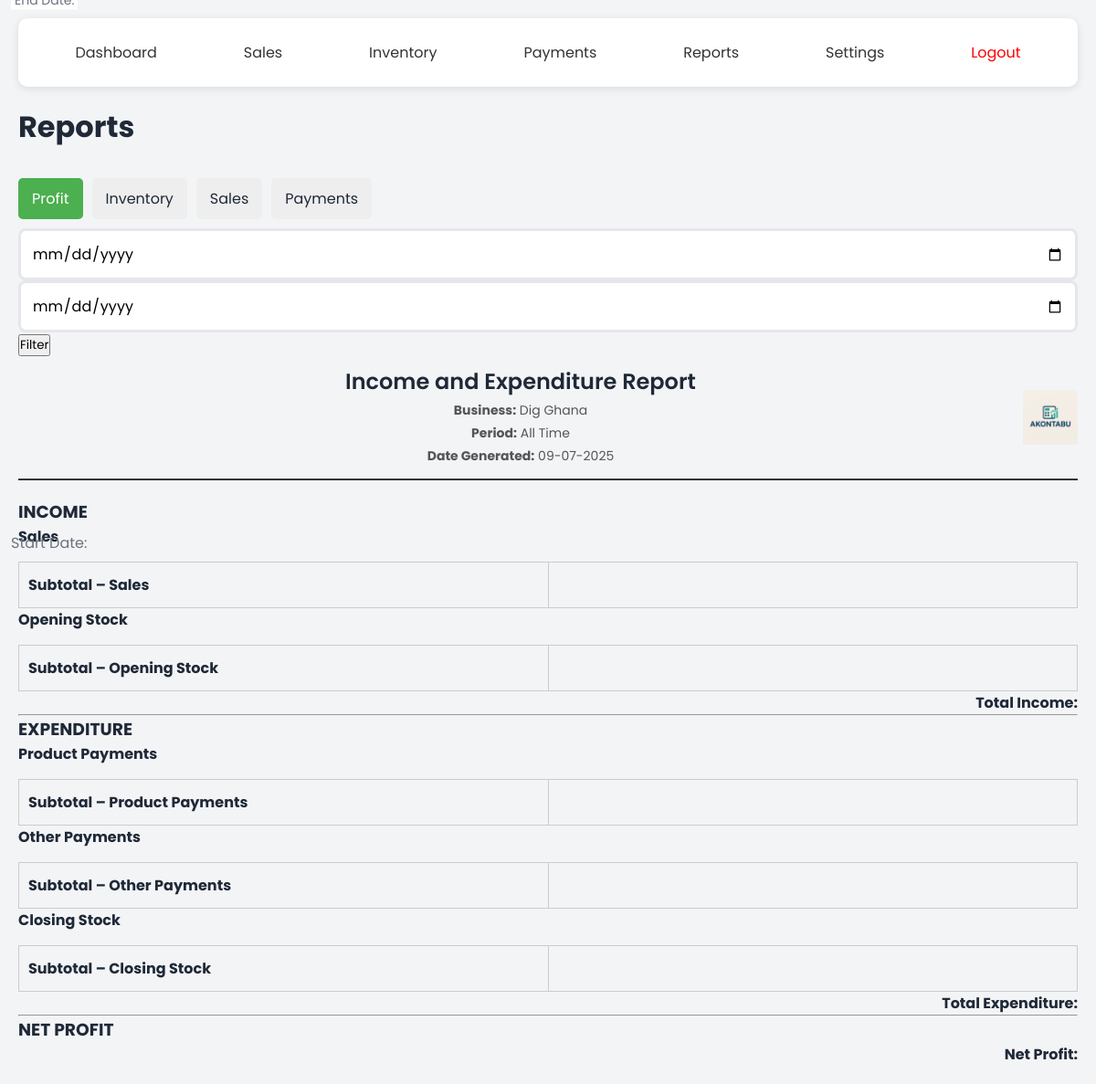
The app's page /reports (signed in) with its own data.
### models/user.py (models this page shows, shortened)
class User(UserMixin, db.Model):
    __tablename__ = 'users'
    id = db.Column(db.Integer, primary_key=True)
    business_name = db.Column(db.String(100))
    name = db.Column(db.String(100), nullable=False)
    email = db.Column(db.String(120), unique=True, nullable=False)
    password_hash = db.Column(db.String(200))
    created_at = db.Column(db.DateTime, default=datetime.utcnow)
    currency_code = db.Column(db.String(5), default='GHS')  # e.g., 'GHS', 'USD', etc.
    logo_path = db.Column(db.String(255))
    products = db.relationship('Product', backref='user', lazy=True, cascade='all, delete-orphan')
    sales = db.relationship('Sale', backref='user', lazy=True, cascade='all, delete-orphan')
    payments = db.relationship('Payment', backref='user', lazy=True, cascade='all, delete-orphan')

### app.py (the view, shortened to what this page needs)
@app.route('/reports')
@login_required
def reports():
    start = request.args.get('start')
    end = request.args.get('end')
    tab = request.args.get('tab', 'profit')  # Track active tab
    def date_filter(query, model):
        return query
    sales = date_filter(Sale.query.filter_by(user_id=current_user.id), Sale).all()
    payments = date_filter(Payment.query.filter_by(user_id=current_user.id), Payment).all()
    inventory = Product.query.filter_by(user_id=current_user.id).all()
    inventory_data = [{
        'name': p.name,
        'quantity': p.quantity,
        'cost_price': p.cost_price,
        'selling_price': p.selling_price,
        'value': p.cost_price * p.quantity
    } for p in inventory]
    total_inventory_cost = sum(p['quantity'] * p['cost_price'] for p in inventory_data)
    total_expected_sales = sum(p['quantity'] * p['selling_price'] for p in inventory_data)
    total_revenue = sum(s.price * s.quantity for s in sales)
    total_payments = sum(p.amount for p in payments)
    sales_total = sum(s.quantity * s.price for s in sales)
    payments_total = sum(p.amount for p in payments)
    profit = total_revenue - total_payments
    return render_template(
        'reports.html',
        sales=sales,
        total_inventory_cost=total_inventory_cost,
        total_expected_sales=total_expected_sales,
        payments=payments,
        inventory_data=inventory_data,
        total_revenue=total_revenue,
        total_payments=total_payments,
        payments_total=payments_total,
        sales_total=sales_total,
        profit=profit,
        start=start,
        end=end,
        now=datetime.now(),
        tab=tab
    )

### app.py (called while the page is built)
@app.template_filter('currency')
def format_currency_filter(value, currency=None):
    if not value:
        return ''
    if not currency:
        currency = getattr(current_user, 'currency_code', 'GHS')  # ✅ Correct field
    try:
        return format_currency(value, currency, locale='en')
    except:
        return f"{currency} {value:,.2f}"

@app.before_request
def load_user():
    if 'user_id' in session:
        g.user = db.session.get(User, session['user_id'])

@login_manager.user_loader
def load_user(user_id):
    return User.query.get(int(user_id))  # assuming you're using SQLAlchemy and User has an id

@app.context_processor
def inject_user():
    return dict(current_user=current_user)

### templates/reports.html (shortened to what this page needs)
<!DOCTYPE html>
<html lang="en">
<head>
  <link rel="stylesheet" href="{{ url_for('static', filename='css/styles.css') }}">
  <link rel="stylesheet" href="https://cdn.jsdelivr.net/npm/bootstrap-icons@1.10.5/font/bootstrap-icons.css">
</head>
<body>
  <div class="dashboard-container">
    <div class="nav-bar">
      <div class="nav-links">
        <a href="{{ url_for('dashboard') }}" class="nav-link">Dashboard</a>
        <a href="{{ url_for('sales') }}" class="nav-link">Sales</a>
        <a href="{{ url_for('inventory') }}" class="nav-link">Inventory</a>
        <a href="{{ url_for('payments') }}" class="nav-link">Payments</a>
        <a href="{{ url_for('reports') }}" class="nav-link">Reports</a>
        <a href="{{ url_for('settings') }}" class="nav-link">Settings</a>
        <a href="{{ url_for('logout') }}" class="nav-link" style="color:red;">Logout</a>
      </div>
    </div>
        <h1>Reports</h1>
    <div class="tabs">
      <div class="tab" data-tab="profit">Profit</div>
      <div class="tab" data-tab="inventory">Inventory</div>
      <div class="tab" data-tab="sales">Sales</div>
      <div class="tab" data-tab="payments">Payments</div>
    </div>
    <form method="get" action="{{ url_for('reports') }}" class="row g-3 mb-3">
      <div>
        <label>Start Date:</label>
        <input type="date" name="start" value="{{ start }}">
        <label>End Date:</label>
        <input type="date" name="end" value="{{ end }}">
        <button type="submit" class="btn btn-primary">Filter</button>
      </div>
    </form>
    <div id="profit" class="tab-content active">
        {% include 'reports/partials/profit.html' %}
    </div>
  </div>
</body>
</html>

### templates/reports/partials/profit.html (shortened to what this page needs)
<div class="report-header">
    <div class="report-info">
        <h2>{{ report_title or "Income and Expenditure Report" }}</h2>
        <p><strong>Business:</strong> {{ current_user.business_name or "AKONTABU" }}</p>
        {% if start and end %}
        <p><strong>Period:</strong> {{ start }} to {{ end }}</p>
        {% else %}
        <p><strong>Period:</strong> All Time</p>
        {% endif %}
        <p><strong>Date Generated:</strong> {{ now.strftime('%d-%m-%Y') }}</p>
    </div>
    {% if current_user.logo_path %}
    <img src="{{ url_for('static', filename=current_user.logo_path) }}" class="logo">
    {% endif %}
</div>
<h3>INCOME</h3>
<p><strong>Sales</strong></p>
<table style="width:100%; border-collapse: collapse;">
    <tbody>
        <tr>
            <td><strong>Subtotal – Sales</strong></td>
            <td style="text-align: right;"><strong>{{ total_sales | currency }}</strong></td>
        </tr>
    </tbody>
</table>
<p><strong>Opening Stock</strong></p>
<table style="width:100%; border-collapse: collapse;">
    <tbody>
        <tr>
            <td><strong>Subtotal – Opening Stock</strong></td>
            <td style="text-align: right;"><strong>{{ total_opening_stock | currency }}</strong></td>
        </tr>
    </tbody>
</table>
<p style="text-align: right;"><strong>Total Income:</strong> {{ total_income | currency }}</p>
<hr>
<h3>EXPENDITURE</h3>
<p><strong>Product Payments</strong></p>
<table style="width:100%; border-collapse: collapse;">
    <tbody>
        <tr>
            <td><strong>Subtotal – Product Payments</strong></td>
            <td style="text-align: right;"><strong>{{ total_product_payments | currency }}</strong></td>
        </tr>
    </tbody>
</table>
<p><strong>Other Payments</strong></p>
<table style="width:100%; border-collapse: collapse;">
    <tbody>
        <tr>
            <td><strong>Subtotal – Other Payments</strong></td>
            <td style="text-align: right;"><strong>{{ total_other_payments | currency }}</strong></td>
        </tr>
    </tbody>
</table>
<p><strong>Closing Stock</strong></p>
<table style="width:100%; border-collapse: collapse;">
    <tbody>
        <tr>
            <td><strong>Subtotal – Closing Stock</strong></td>
            <td style="text-align: right;"><strong>{{ total_closing_stock | currency }}</strong></td>
        </tr>
    </tbody>
</table>
<p style="text-align: right;"><strong>Total Expenditure:</strong> {{ total_expenditure | currency }}</p>
<hr>
<h3>NET PROFIT</h3>
<p style="text-align: right;"><strong>Net Profit:</strong> {{ net_profit | currency }}</p>

### static/css/styles.css (style rules this page uses)
:root { --primary-color: #2563eb; --secondary-color: #1e40af; --text-color: #1f2937; --error-color: #dc2626; --success-color: #059669; --background-color: #f3f4f6; }
* { margin: 0; padding: 0; box-sizing: border-box; font-family: 'Poppins', sans-serif; }
body { background-color: var(--background-color); color: var(--text-color); min-height: 100vh; }
h1 { font-size: 2rem; margin-bottom: 2rem; color: var(--text-color); }
input, select { width: 100%; padding: 0.75rem; border: 3px solid #e5e7eb; border-radius: 0.5rem; font-size: 1rem; transition: all 0.3s ease; box-shadow: #0B3D2E; }
label { position: absolute; left: 0.75rem; top: 50%; transform: translateY(-50%); color: #6b7280; transition: all 0.3s ease; pointer-events: none; }
input:focus ~ label, input:not(:placeholder-shown) ~ label { top: 0; font-size: 0.875rem; background-color: white; padding: 0 0.25rem; }

### templates/reports.html (style rules this page uses)
.dashboard-container { max-width: 1200px; margin: 0 auto; padding: 20px; }
.nav-bar { background: #fff; padding: 15px; border-radius: 10px; box-shadow: 0 2px 10px rgba(0,0,0,0.1); margin-bottom: 20px; }
.nav-links { display: flex; justify-content: space-around; }
.nav-link { text-decoration: none; color: #333; padding: 10px 20px; border-radius: 5px; transition: background 0.3s ease; }
.tabs { display: flex; gap: 10px; margin-bottom: 10px; }
.tab { padding: 10px 15px; background: #eee; cursor: pointer; border-radius: 5px; }
.tab.active { background: #4CAF50; color: white; }
.tab-content { display: none; margin-top: 10px; }
.tab-content.active { display: block; }

### templates/reports/partials/inventory.html (style rules this page uses)
table { width: 100%; border-collapse: collapse; margin-top: 15px; table-layout: fixed; }
th, td { border: 1px solid #ccc; padding: 12px 10px; text-align: left; word-wrap: break-word; }
.report-header { border-bottom: 2px solid #333; padding-bottom: 10px; margin-bottom: 20px; display: flex; align-items: center; justify-content: space-between; text-align: center; }
.report-info { flex-grow: 1; text-align: center; }
.report-info h2 { margin: 0; font-size: 24px; font-weight: 600; text-align: center; }
.report-info p { margin: 4px 0; font-size: 14px; color: #555; text-align: center; }
.logo { max-height: 60px; max-width: 100px; object-fit: contain; }

### templates/reports/partials/sales.html (style rules this page uses)
table { width: 100%; border-collapse: collapse; margin-top: 15px; table-layout: fixed; }
th, td { border: 1px solid #ccc; padding: 12px 10px; text-align: left; word-wrap: break-word; }
.report-header { border-bottom: 2px solid #333; padding-bottom: 10px; margin-bottom: 20px; display: flex; align-items: center; justify-content: space-between; text-align: center; }
.report-info { flex-grow: 1; text-align: center; }
.report-info h2 { margin: 0; font-size: 24px; font-weight: 600; text-align: center; }
.report-info p { margin: 4px 0; font-size: 14px; color: #555; text-align: center; }
.logo { max-height: 60px; max-width: 100px; object-fit: contain; }

### templates/reports/partials/payments.html (style rules this page uses)
table { width: 100%; border-collapse: collapse; margin-top: 15px; table-layout: fixed; }
th, td { border: 1px solid #ccc; padding: 12px 10px; text-align: left; word-wrap: break-word; }
.report-header { border-bottom: 2px solid #333; padding-bottom: 10px; margin-bottom: 20px; display: flex; align-items: center; justify-content: space-between; text-align: center; }
.report-info { flex-grow: 1; text-align: center; }
.report-info h2 { margin: 0; font-size: 24px; font-weight: 600; text-align: center; }
.report-info p { margin: 4px 0; font-size: 14px; color: #555; text-align: center; }
.logo { max-height: 60px; max-width: 100px; object-fit: contain; }

### records on screen
User: business_name "Dig Ghana", logo_path (picture)

### other values on screen
{{ report_title or "Income and Expenditure Report" }} "Income and Expenditure Report"
